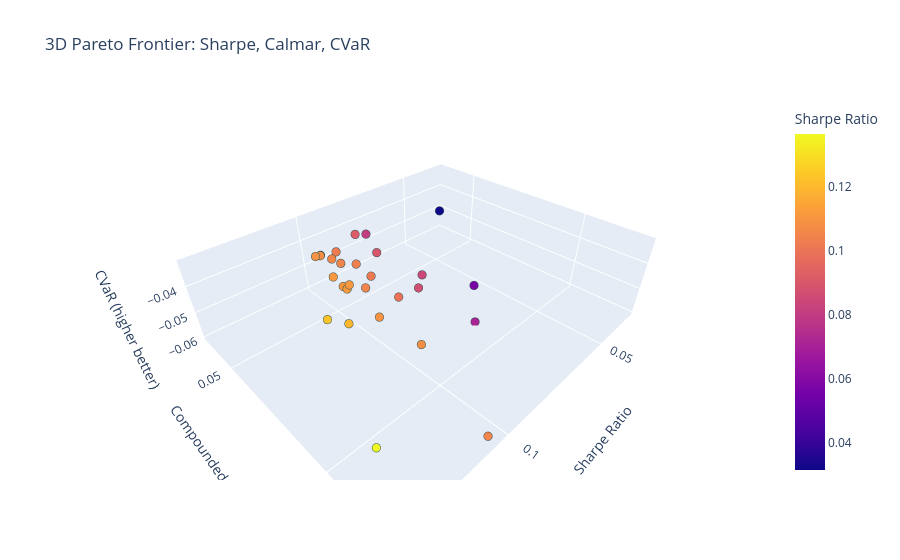

Here is the notebook cell this chart was saved with:
### Code cell
fig = px.scatter_3d(
    all_avg_perf,
    x='sharpe',
    y='compunded_return',
    z='cvar',
    hover_name=all_avg_perf.index,
    color='sharpe',                # color by Sharpe (or any metric)
    title='3D Pareto Frontier: Sharpe, Calmar, CVaR',
    labels={
        'sharpe': 'Sharpe Ratio',
        'compunded_return': 'Compounded Return',
        'cvar': 'CVaR (higher better)'
    }
)

# Update marker size and appearance
fig.update_traces(marker=dict(size=5, line=dict(width=1, color='DarkSlateGrey')))

fig.show()

### Figure 1 — Plotly figure (JSON) as saved in the notebook; plotly's stock layout.template omitted (floating-point values rounded to 4 significant figures)
{"data": [{"hovertemplate": "<b>%{hovertext}</b><br><br>Sharpe Ratio=%{marker.color}<br>Compounded Return=%{y}<br>CVaR (higher better)=%{z}<extra></extra>", "hovertext": ["DeformTime-custom_loss_10", "DeformTime-custom_loss_11", "DeformTime-custom_loss_13", "DeformTime-custom_loss_14", "TemporalTransformer-custom_loss_10", "TemporalTransformer-custom_loss_11", "TemporalTransformer-custom_loss_13", "TemporalTransformer-custom_loss_14", "PatchTST-custom_loss_10", "PatchTST-custom_loss_11", "PatchTST-custom_loss_13", "PatchTST-custom_loss_14", "BaseLSTM-custom_loss_10", "BaseLSTM-custom_loss_11", "BaseLSTM-custom_loss_13", "BaseLSTM-custom_loss_14", "AttentionLSTM-custom_loss_10", "AttentionLSTM-custom_loss_11", "AttentionLSTM-custom_loss_13", "AttentionLSTM-custom_loss_14", "InvertedAttentionLSTM-custom_loss_10", "InvertedAttentionLSTM-custom_loss_11", "InvertedAttentionLSTM-custom_loss_13", "InvertedAttentionLSTM-custom_loss_14", "VLSTM-custom_loss_10", "VLSTM-custom_loss_11", "VLSTM-custom_loss_13", "VLSTM-custom_loss_14"], "legendgroup": "", "marker": {"color": [0.08082, 0.1051, 0.08936, 0.1234, 0.1021, 0.1367, 0.1119, 0.1096, 0.08677, 0.1017, 0.09931, 0.1079, 0.0842, 0.11, 0.1046, 0.1077, 0.05734, 0.1199, 0.1052, 0.1093, 0.09199, 0.07109, 0.1057, 0.1109, 0.03136, 0.1079, 0.1111, 0.1033], "coloraxis": "coloraxis", "line": {"color": "DarkSlateGrey", "width": 1}, "size": 5, "symbol": "circle"}, "mode": "markers", "name": "", "scene": "scene", "showlegend": false, "type": "scatter3d", "x": [0.08082, 0.1051, 0.08936, 0.1234, 0.1021, 0.1367, 0.1119, 0.1096, 0.08677, 0.1017, 0.09931, 0.1079, 0.0842, 0.11, 0.1046, 0.1077, 0.05734, 0.1199, 0.1052, 0.1093, 0.09199, 0.07109, 0.1057, 0.1109, 0.03136, 0.1079, 0.1111, 0.1033], "y": [0.04436, 0.1217, 0.06081, 0.0826, 0.0569, 0.1169, 0.07554, 0.08594, 0.07752, 0.07317, 0.08228, 0.0571, 0.07654, 0.07078, 0.06267, 0.05704, 0.0767, 0.08668, 0.07476, 0.0567, 0.05352, 0.08894, 0.05965, 0.06759, 0.03412, 0.1003, 0.07561, 0.06859], "z": [-0.03966, -0.05949, -0.03694, -0.03299, -0.03297, -0.03809, -0.03284, -0.03809, -0.04395, -0.03454, -0.0386, -0.03181, -0.04068, -0.0353, -0.03347, -0.03176, -0.05781, -0.03396, -0.03621, -0.03167, -0.03204, -0.06028, -0.03281, -0.03315, -0.05064, -0.0399, -0.03184, -0.03173]}], "layout": {"coloraxis": {"colorbar": {"title": {"text": "Sharpe Ratio"}}, "colorscale": [[0, "#0d0887"], [0.1111, "#46039f"], [0.2222, "#7201a8"], [0.3333, "#9c179e"], [0.4444, "#bd3786"], [0.5556, "#d8576b"], [0.6667, "#ed7953"], [0.7778, "#fb9f3a"], [0.8889, "#fdca26"], [1, "#f0f921"]]}, "legend": {"tracegroupgap": 0}, "scene": {"domain": {"x": [0, 1], "y": [0, 1]}, "xaxis": {"title": {"text": "Sharpe Ratio"}}, "yaxis": {"title": {"text": "Compounded Return"}}, "zaxis": {"title": {"text": "CVaR (higher better)"}}}, "title": {"text": "3D Pareto Frontier: Sharpe, Calmar, CVaR"}}}
